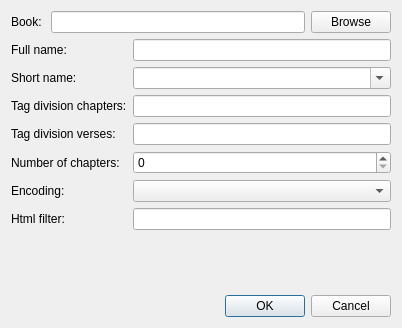
<?xml version="1.0" encoding="UTF-8"?>
<ui version="4.0">
 <class>ImportBookDialog</class>
 <widget class="QDialog" name="ImportBookDialog">
  <property name="geometry">
   <rect>
    <x>0</x>
    <y>0</y>
    <width>402</width>
    <height>328</height>
   </rect>
  </property>
  <property name="windowTitle">
   <string>Import book</string>
  </property>
  <layout class="QGridLayout" name="gridLayout_2">
   <item row="0" column="0" colspan="3">
    <layout class="QGridLayout" name="gridLayout">
     <item row="0" column="0">
      <widget class="QLabel" name="label_8">
       <property name="text">
        <string>Book: </string>
       </property>
      </widget>
     </item>
     <item row="0" column="1">
      <widget class="QLineEdit" name="LEFilePath"/>
     </item>
     <item row="0" column="2">
      <widget class="QPushButton" name="pBBrowse">
       <property name="text">
        <string>Browse</string>
       </property>
      </widget>
     </item>
    </layout>
   </item>
   <item row="1" column="0">
    <widget class="QLabel" name="label">
     <property name="text">
      <string>Full name:</string>
     </property>
    </widget>
   </item>
   <item row="1" column="2">
    <widget class="QLineEdit" name="LEFullName"/>
   </item>
   <item row="2" column="0">
    <widget class="QLabel" name="label_2">
     <property name="text">
      <string>Short name:</string>
     </property>
    </widget>
   </item>
   <item row="2" column="2">
    <widget class="QComboBox" name="CBShortName">
     <property name="maximumSize">
      <size>
       <width>400</width>
       <height>16777215</height>
      </size>
     </property>
     <property name="editable">
      <bool>true</bool>
     </property>
     <property name="maxVisibleItems">
      <number>15</number>
     </property>
    </widget>
   </item>
   <item row="3" column="0" colspan="2">
    <widget class="QLabel" name="label_3">
     <property name="text">
      <string>Tag division chapters:</string>
     </property>
    </widget>
   </item>
   <item row="3" column="2">
    <widget class="QLineEdit" name="LETagChapter"/>
   </item>
   <item row="4" column="0" colspan="2">
    <widget class="QLabel" name="label_4">
     <property name="text">
      <string>Tag division verses:</string>
     </property>
    </widget>
   </item>
   <item row="4" column="2">
    <widget class="QLineEdit" name="LETagVerse"/>
   </item>
   <item row="5" column="0" colspan="2">
    <widget class="QLabel" name="label_6">
     <property name="text">
      <string>Number of chapters:</string>
     </property>
    </widget>
   </item>
   <item row="5" column="2">
    <widget class="QSpinBox" name="SBCount"/>
   </item>
   <item row="6" column="0">
    <widget class="QLabel" name="label_5">
     <property name="text">
      <string>Encoding:</string>
     </property>
    </widget>
   </item>
   <item row="6" column="2">
    <widget class="QComboBox" name="CBEncoding">
     <property name="maxVisibleItems">
      <number>5</number>
     </property>
    </widget>
   </item>
   <item row="7" column="0">
    <widget class="QLabel" name="label_7">
     <property name="text">
      <string>Html filter:</string>
     </property>
    </widget>
   </item>
   <item row="7" column="2">
    <widget class="QLineEdit" name="LEHtmlFilter"/>
   </item>
   <item row="8" column="0" colspan="3">
    <spacer name="verticalSpacer">
     <property name="orientation">
      <enum>Qt::Vertical</enum>
     </property>
     <property name="sizeHint" stdset="0">
      <size>
       <width>238</width>
       <height>56</height>
      </size>
     </property>
    </spacer>
   </item>
   <item row="9" column="1" colspan="2">
    <widget class="QDialogButtonBox" name="buttonBox">
     <property name="orientation">
      <enum>Qt::Horizontal</enum>
     </property>
     <property name="standardButtons">
      <set>QDialogButtonBox::Cancel|QDialogButtonBox::Ok</set>
     </property>
    </widget>
   </item>
  </layout>
 </widget>
 <resources/>
 <connections>
  <connection>
   <sender>buttonBox</sender>
   <signal>accepted()</signal>
   <receiver>ImportBookDialog</receiver>
   <slot>accept()</slot>
   <hints>
    <hint type="sourcelabel">
     <x>248</x>
     <y>254</y>
    </hint>
    <hint type="destinationlabel">
     <x>157</x>
     <y>274</y>
    </hint>
   </hints>
  </connection>
  <connection>
   <sender>buttonBox</sender>
   <signal>rejected()</signal>
   <receiver>ImportBookDialog</receiver>
   <slot>reject()</slot>
   <hints>
    <hint type="sourcelabel">
     <x>316</x>
     <y>260</y>
    </hint>
    <hint type="destinationlabel">
     <x>286</x>
     <y>274</y>
    </hint>
   </hints>
  </connection>
 </connections>
</ui>
